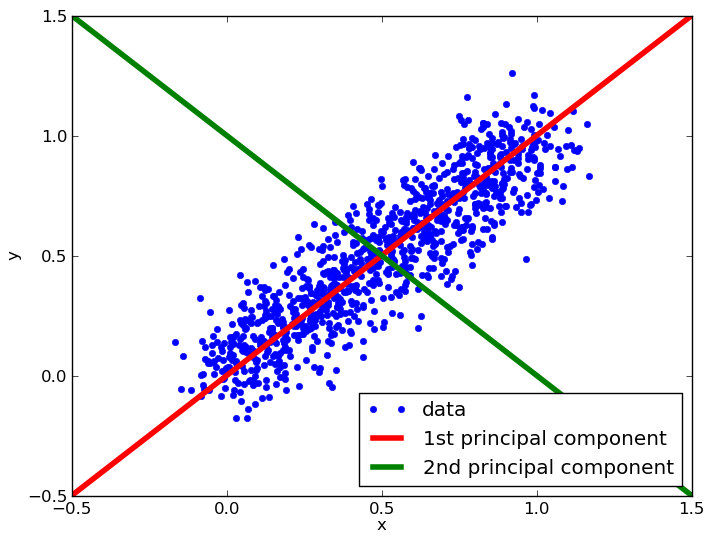

Write the Python code that produced this figure.
#! /usr/bin/env python

import sys, os
import matplotlib.pyplot as plt
import numpy as np 
import mdp


xmin = 0
xmax = 1.0
n = 1000
sd = 0.1


xvalues = np.linspace(xmin, xmax, n)
yvalues = xvalues + np.random.normal(loc=0, scale=sd, size=len(xvalues))
xvalues = xvalues + np.random.normal(loc=0, scale=sd, size=len(xvalues))


data = np.array([xvalues, yvalues]).transpose()

#pcanode = mdp.nodes.PCANode()
#pcanode.train(data)
#v = pcanode.get_projmatrix()

#c = np.cov(data)
#(w, v) = np.linalg.eig(c)


plt.figure()
plt.plot(xvalues, yvalues, '.b', ms=10)
plt.plot([-0.5, 1.5], [-0.5, 1.5], 'r', lw=4)
plt.plot([-0.5, 1.5], [1.5, -0.5], 'g', lw=4)
plt.axis([-0.5, 1.5, -0.5, 1.5])
#plt.plot(v[0], 'r', lw=2)
#plt.plot(v[1], 'g', lw=2)
#plt.axis('equal')
plt.xlabel('x')
plt.ylabel('y')
plt.legend(['data', '1st principal component', '2nd principal component'], loc='lower right')
plt.savefig('PCA_figure.png', bbox_inches='tight')
plt.savefig('PCA_figure.pdf', bbox_inches='tight')
plt.show()
